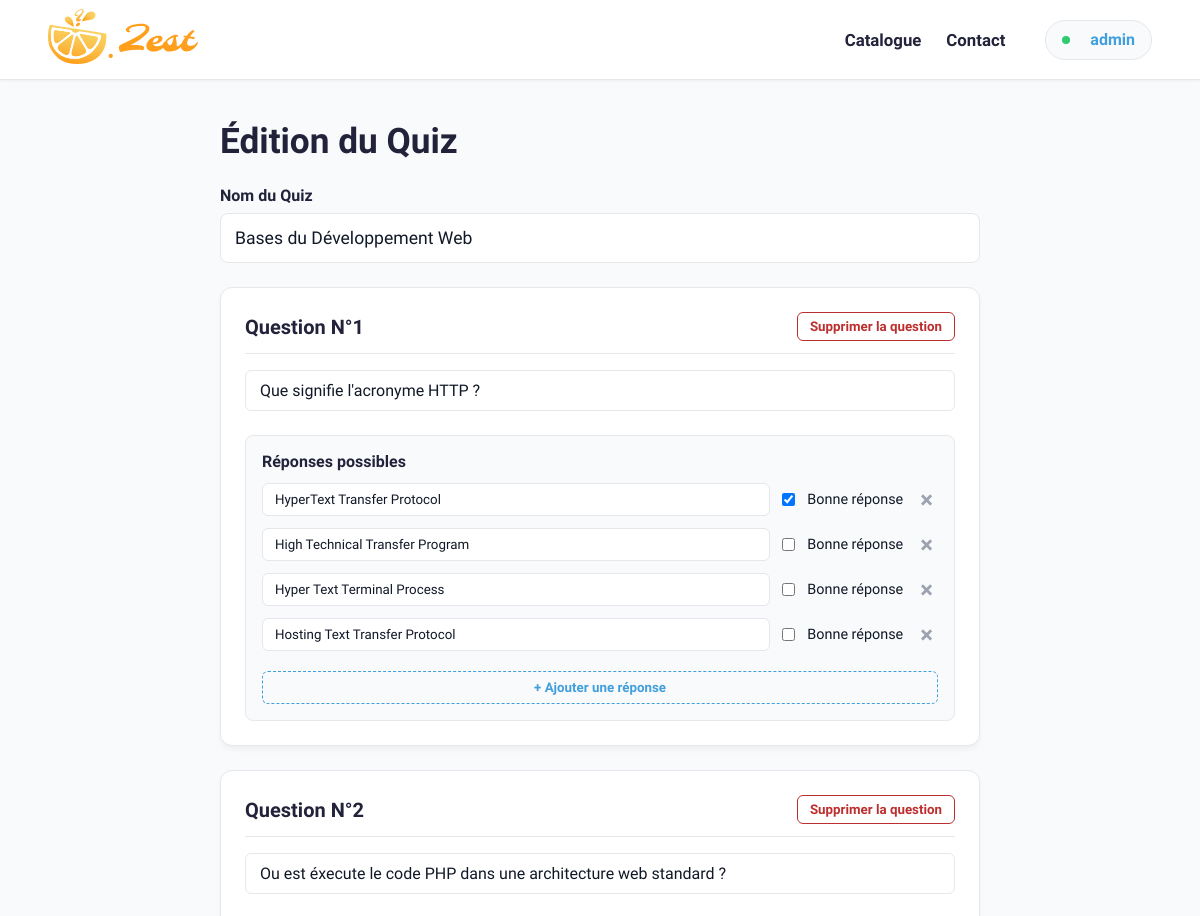
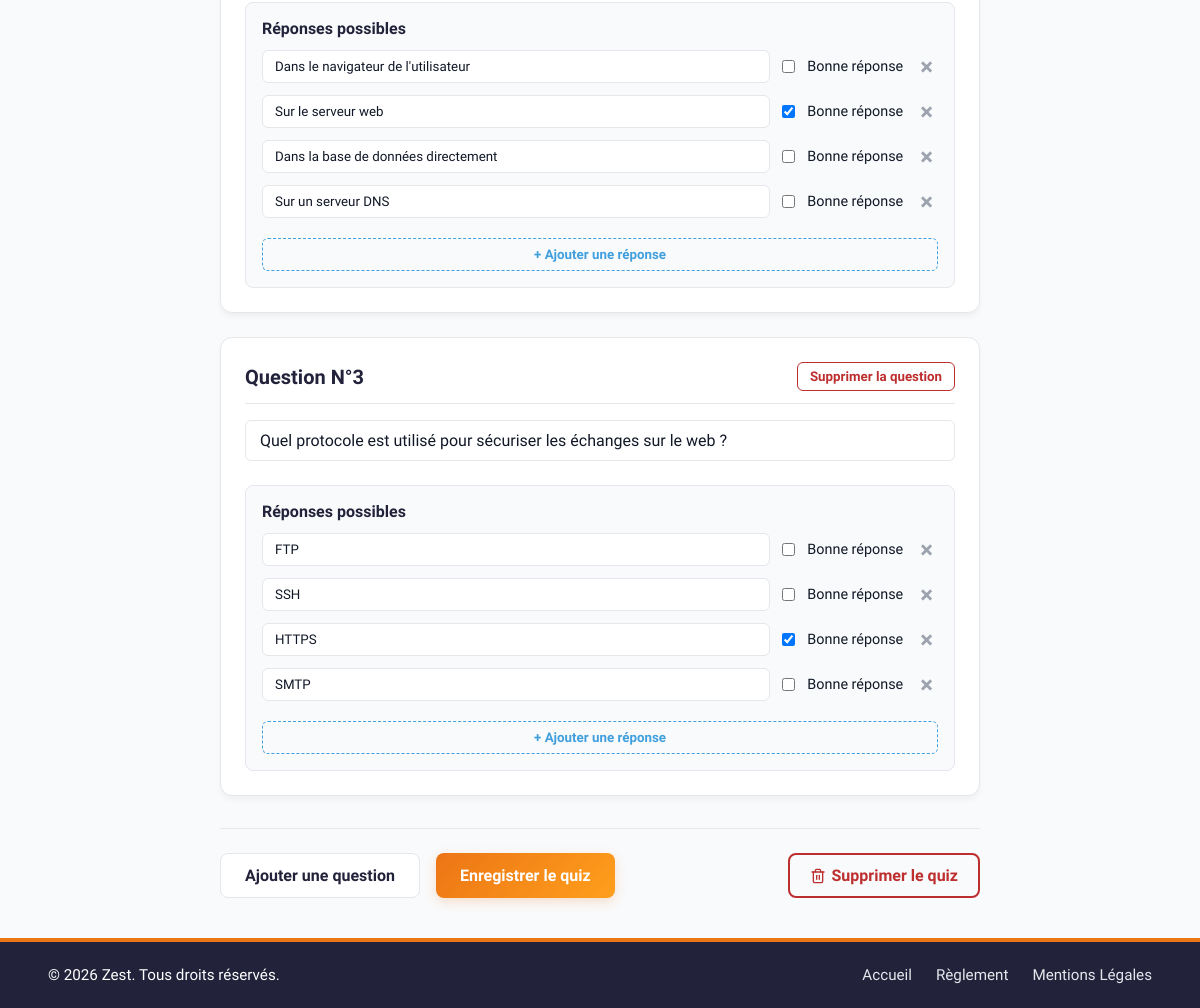
Screenshot of /edit.php?quizId=1 (signed in) with the database file from the repository (2 pictures, top to bottom).
### tables this page shows
CREATE TABLE `sae203_quiz` (
                               `id` int(11) NOT NULL AUTO_INCREMENT,
                               `name` varchar(100) NOT NULL,
                               `creator` int(11) NOT NULL,
                               PRIMARY KEY (`id`)
);

CREATE TABLE `sae203_question` (
                                   `id` int(11) NOT NULL AUTO_INCREMENT,
                                   `quiz` int(11) NOT NULL,
                                   `question` varchar(255) NOT NULL,
                                   PRIMARY KEY (`id`),
                                   KEY `quizz` (`quiz`),
                                   CONSTRAINT `sae203_question_ibfk_1` FOREIGN KEY (`quiz`) REFERENCES `sae203_quiz` (`id`) ON DELETE CASCADE
);

CREATE TABLE `sae203_reponse` (
                                  `id` int(11) NOT NULL AUTO_INCREMENT,
                                  `question` int(11) NOT NULL,
                                  `content` varchar(255) NOT NULL,
                                  `bonne_reponse` tinyint(1) NOT NULL,
                                  PRIMARY KEY (`id`),
                                  KEY `question` (`question`),
                                  CONSTRAINT `sae203_reponse_ibfk_1` FOREIGN KEY (`question`) REFERENCES `sae203_question` (`id`) ON DELETE CASCADE
);

### php/utils.php (called while the page is built, shortened)
<?php
function getPDOConnection()
{
    try {
        return new PDO(DB, USER, PWD);
    } catch (PDOException $e) {
        die ("Failed: " . $e);
    }
}
function getInfoDataBase($query)
{
    $conn = getPDOConnection();
    $res = $conn->query($query);
    $rows = $res->fetchAll();
    return $rows;
}

### edit.php (the view, shortened to what this page needs)
<?php
require_once $_SERVER["DOCUMENT_ROOT"] . "/sae203/php/utils.php";
$id = isset($_GET['quizId']) ? (int)$_GET['quizId'] : null;
$quizName = "";
$questionsHTML = "";
$isCreator = false;
if ($id) {
    $query = "SELECT * FROM sae203_quiz WHERE id = $id ";
    $quiz = getInfoDataBase($query);
    if (!empty($quiz)) {
        $quizName = $quiz[0]['name'];
        $isCreator = ($quiz[0]['creator'] == $_SESSION['user']['user_id']);
        $query = "SELECT * FROM sae203_question WHERE quiz = $id ";
        $questions = getInfoDataBase($query);
        $questionIndex = 1;
        foreach ($questions as $question) {
            $questionId = $question['id'];
            $questionText = htmlspecialchars($question['question']);
            $query = "SELECT * FROM sae203_reponse WHERE question = $questionId ";
            $reponses = getInfoDataBase($query);
            $questionsHTML .= "
                <div class='question-card' id='q{$questionIndex}' data-qindex='{$questionIndex}'>
                    <input type='hidden' name='questions[{$questionIndex}][id]' value='{$questionId}'>
                    <div class='question-header'>
                        <h3>Question N°{$questionIndex}</h3>
                        <button type='button' class='delete-question-btn'>Supprimer la question</button>
                    </div>
                    <div class='form-group'>
                        <input type='text' name='questions[{$questionIndex}][text]' class='question-input' value='{$questionText}' required>
                    </div>
                    <div class='answers-section'>
                        <h4>Réponses possibles</h4>
                        <div class='answers-list'>";
            $reponseIndex = 1;
            foreach ($reponses as $reponse) {
                $reponseId = $reponse['id'];
                $reponseContent = htmlspecialchars($reponse['content']);
                $checked = $reponse['bonne_reponse'] ? "checked" : "";
                $questionsHTML .= "
                            <div class='answer-item'>
                                <input type='hidden' name='questions[{$questionIndex}][answers][{$reponseIndex}][id]' value='{$reponseId}'>
                                <input type='text' name='questions[{$questionIndex}][answers][{$reponseIndex}][text]' value='{$reponseContent}' required>
                                <label class='checkbox-container'>
                                    <input type='checkbox' name='questions[{$questionIndex}][answers][{$reponseIndex}][correct]' value='1' {$checked}>
                                    <span class='checkmark'></span> Bonne réponse
                                </label>
                                <button type='button' class='delete-answer-btn'>&times;</button>
                            </div>";
                $reponseIndex++;
            }
            $questionsHTML .= "
                        </div>
                        <button type='button' class='add-answer-btn'>+ Ajouter une réponse</button>
                    </div>
                </div>";
            $questionIndex++;
        }
    }
}
?>
<!DOCTYPE html>
<html lang="fr">
<head>
    <?php require_once $_SERVER["DOCUMENT_ROOT"] . "/sae203/includes/load-css.php"; ?>
    <link rel="stylesheet" href="css/edit.css">
</head>
<body>
<?php require_once $_SERVER["DOCUMENT_ROOT"] . "/sae203/includes/header.php"; ?>
<main class="quiz-container">
    <h1><?= $id ? "Édition du Quiz" : "Création de Quiz" ?></h1>
    <form action="" method="post" id="edit-quiz">
        <div class="form-group main-title">
            <label for="name">Nom du Quiz</label>
            <input type="text" name="name" id="name" value="<?= htmlspecialchars($quizName) ?>"
                   placeholder="Ex: Culture Générale #1" required>
        </div>
        <div id="questions-container">
            <?php if (!empty($questionsHTML)): ?>
                <?= $questionsHTML ?>
            <?php endif; ?>
        </div>
        <div class="form-actions">
            <div class="left-actions">
                <button type="button" id="add-question-btn" class="btn-secondary">Ajouter une question</button>
                <button type="submit" id="submit-btn" class="btn-primary">Enregistrer le quiz</button>
            </div>
            <?php if ($id && $isCreator): ?>
                <button type="submit" name="action_delete" id="delete-quiz-btn" class="btn-delete"
                        onclick="return confirm('⚠️ Êtes-vous sûr de vouloir supprimer définitivement ce quiz ? Cette action est irréversible.');">
                    Supprimer le quiz
                </button>
            <?php endif; ?>
        </div>
    </form>
</main>
<?php require_once $_SERVER["DOCUMENT_ROOT"] . "/sae203/includes/footer.php"; ?>
</body>
</html>

### css/style.css (style rules this page uses)
:root { --space-indigo: #22223B; --orange: #ec7515; --amber-glow: #FF9F1C; --mustard: #fad161; --light-blue: #8cd1ff; --blue-bell: #409fdd; --yale-blue: #124668; --black: #111827; --shadow: rgba(0, 0, 0, 0.05); --shadow-hover: rgba(0, 0, 0, 0.1); --light-grey: #e5e7eb; --bg: #f9fafb; --white: #fff; --error: #bd2f2f; --correct: #008000; }
body { background-color: var(--bg); color: var(--black); display: flex; flex-direction: column; min-height: 100vh; }

### css/edit.css (style rules this page uses)
main { display: block; margin: 0 auto; padding: 40px 20px; width: 100%; max-width: 800px; box-sizing: border-box; }
h1 { font-size: 2.2rem; font-weight: 800; margin-bottom: 24px; color: var(--space-indigo); }
.question-card { background: var(--white); border: 1px solid var(--light-grey); border-radius: 12px; padding: 24px; margin-bottom: 24px; box-shadow: 0 4px 6px -1px var(--shadow); }
.checkbox-container { display: inline-flex; align-items: center; gap: 6px; font-size: 0.9rem; color: var(--black); cursor: pointer; user-select: none; white-space: nowrap; }
.form-actions { display: flex; justify-content: space-between; align-items: center; gap: 16px; margin-top: 32px; border-top: 1px solid var(--light-grey); padding-top: 24px; }
.left-actions { display: flex; gap: 16px; }

### rows the page displays
sae203_quiz: name "Bases du Développement Web"
sae203_question: question "Que signifie l'acronyme HTTP ?"
sae203_reponse: content "HyperText Transfer Protocol"
sae203_reponse: content "High Technical Transfer Program"
sae203_reponse: content "Hyper Text Terminal Process"
sae203_reponse: content "Hosting Text Transfer Protocol"
sae203_question: question "Ou est éxecute le code PHP dans une architecture web standard ?"
sae203_reponse: content "Dans le navigateur de l'utilisateur"
sae203_reponse: content "Sur le serveur web"
sae203_reponse: content "Dans la base de données directement"
sae203_reponse: content "Sur un serveur DNS"
sae203_question: question "Quel protocole est utilisé pour sécuriser les échanges sur le web ?"
sae203_reponse: content "FTP"
sae203_reponse: content "SSH"
sae203_reponse: content "HTTPS"
sae203_reponse: content "SMTP"

### other values shown
$ernest "admin"
